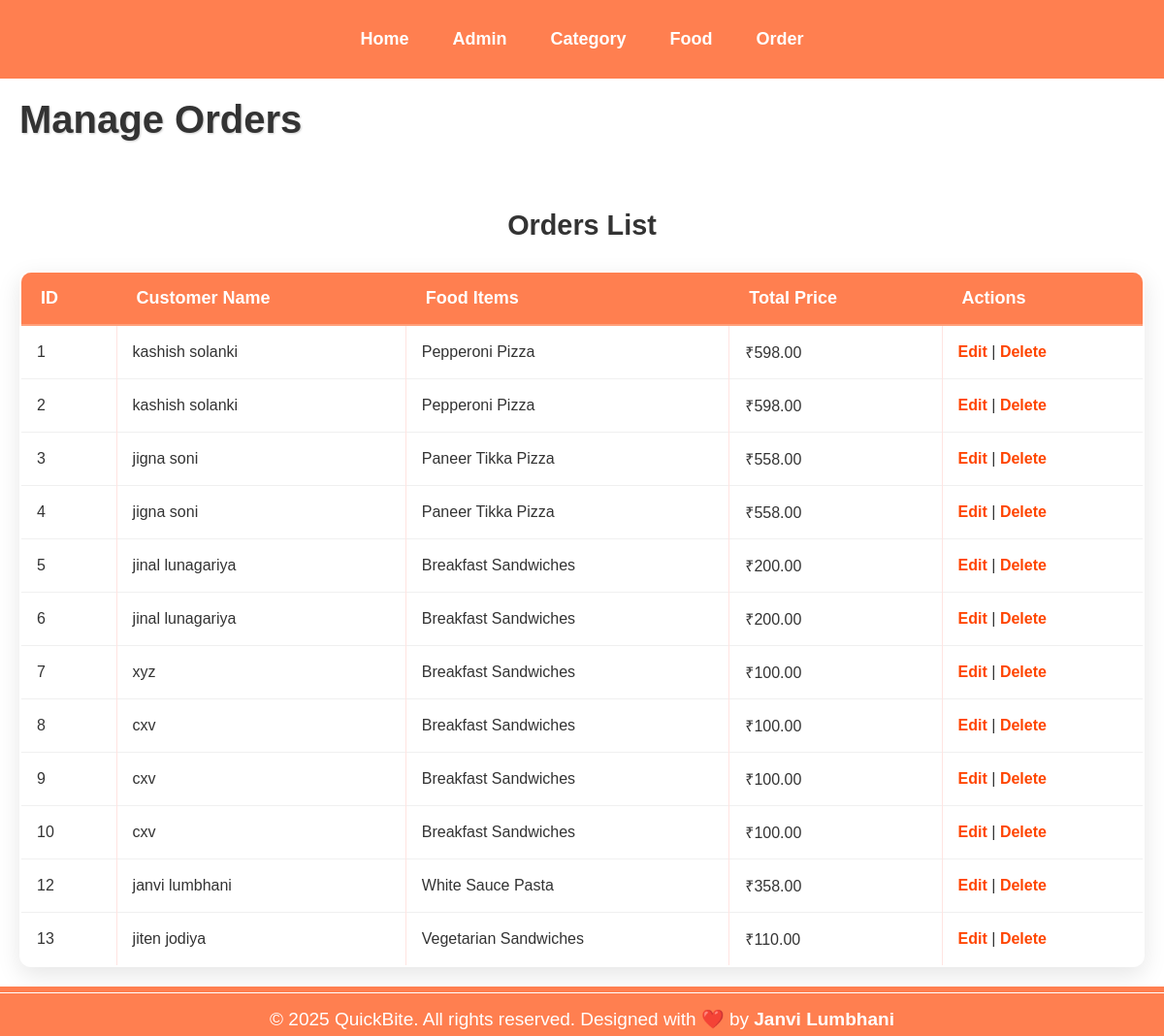
Screenshot of /admin/manage_order.php with the database file from the repository.
### tables this page shows
CREATE TABLE `tbl_order` (
  `id` int(11) NOT NULL,
  `food` varchar(150) DEFAULT NULL,
  `price` decimal(10,2) DEFAULT NULL,
  `qty` int(11) DEFAULT NULL,
  `total` decimal(10,2) DEFAULT NULL,
  `order_date` datetime DEFAULT NULL,
  `status` varchar(50) DEFAULT NULL,
  `customer_name` varchar(100) DEFAULT NULL,
  `customer_contact` varchar(20) DEFAULT NULL,
  `customer_email` varchar(100) DEFAULT NULL,
  `customer_address` text DEFAULT NULL
);

### admin/manage_order.php (the view)
<?php
include('partial/menu.php');
include('database_connection.php');
$query = "SELECT * FROM tbl_order";
$result = mysqli_query($conn, $query);
?>
<div class="main-content">
    <div class="wrapper">
        <div style="display: flex; justify-content: space-between; align-items: center;">
            <h1>Manage Orders</h1>
        </div>
        <h2 style="margin-top: 40px;">Orders List</h2>
        <table border="1" cellpadding="10" cellspacing="0" style="width: 100%; border-collapse: collapse;">
            <thead>
                <tr style="background-color: #f2f2f2;">
                    <th>ID</th>
                    <th>Customer Name</th>
                    <th>Food Items</th>
                    <th>Total Price</th>
                    <th>Actions</th>
                </tr>
            </thead>
            <tbody>
                <?php
                if ($result && mysqli_num_rows($result) > 0) {
                    while ($row = mysqli_fetch_assoc($result)) {
                        echo "<tr>";
                        echo "<td>" . $row['id'] . "</td>";
                        echo "<td>" . $row['customer_name'] . "</td>";
                        echo "<td>" . $row['food'] . "</td>";
                        echo "<td>₹" . number_format($row['total'], 2) . "</td>";
                        echo "<td>
                                <a href='edit_order.php?id=" . $row['id'] . "'>Edit</a> |
                                <a href='delete_order.php?id=" . $row['id'] . "' onclick='return confirm(\"Are you sure?\")'>Delete</a>
                            </td>";
                        echo "</tr>";
                    }
                } else {
                    echo "<tr><td colspan='5' style='text-align: center;'>No orders found</td></tr>";
                }
                ?>
            </tbody>
        </table>
    </div>
</div>
<?php include('partial/footer.php'); ?>

### css/admin.css (style rules this page uses)
* { margin: 0; padding: 0; box-sizing: border-box; font-family: Arial, Helvetica, sans-serif; }
.wrapper { max-width: 1200px; margin: 0 auto; padding: 20px; }
h1 { text-align: center; font-size: 2.5em; color: #333; margin-bottom: 30px; text-shadow: 1px 1px 2px #ccc; }
h2 { font-size: 1.8em; color: #333; margin-bottom: 30px; text-align: center; }
table { width: 100%; margin-top: 30px; border-collapse: collapse; border: 2px solid #ff7f50; background-color: #fff; border-radius: 12px; overflow: hidden; box-shadow: 0 8px 24px rgba(0, 0, 0, 0.1); }
table thead { background-color: #ff7f50; }
table thead th { background-color: #ff7f50; color: #ffffff !important; padding: 16px 20px; font-size: 18px; text-align: left; font-weight: bold; border-bottom: 2px solid #ffa07a; white-space: nowrap; }
table thead th:last-child { border-right: none; }
table tbody tr { border-bottom: 1px solid #f0f0f0; transition: background-color 0.3s ease; }
table tbody td { padding: 16px; font-size: 16px; color: #333; border-right: 1px solid #ffe4e1; }
table tbody td:last-child { border-right: none; }
table tbody td a { color: #ff4500; font-weight: bold; text-decoration: none; transition: color 0.3s ease; }

### rows the page displays
tbl_order: id "1", customer_name "kashish solanki", food "Pepperoni Pizza", total "598.00"
tbl_order: id "2", customer_name "kashish solanki", food "Pepperoni Pizza", total "598.00"
tbl_order: id "3", customer_name "jigna soni", food "Paneer Tikka Pizza", total "558.00"
tbl_order: id "4", customer_name "jigna soni", food "Paneer Tikka Pizza", total "558.00"
tbl_order: id "5", customer_name "jinal lunagariya", food "Breakfast Sandwiches", total "200.00"
tbl_order: id "6", customer_name "jinal lunagariya", food "Breakfast Sandwiches", total "200.00"
tbl_order: id "7", customer_name "xyz", food "Breakfast Sandwiches", total "100.00"
tbl_order: id "8", customer_name "cxv", food "Breakfast Sandwiches", total "100.00"
tbl_order: id "9", customer_name "cxv", food "Breakfast Sandwiches", total "100.00"
tbl_order: id "10", customer_name "cxv", food "Breakfast Sandwiches", total "100.00"
tbl_order: id "12", customer_name "janvi lumbhani", food "White Sauce Pasta", total "358.00"
tbl_order: id "13", customer_name "jiten jodiya", food "Vegetarian Sandwiches", total "110.00"
